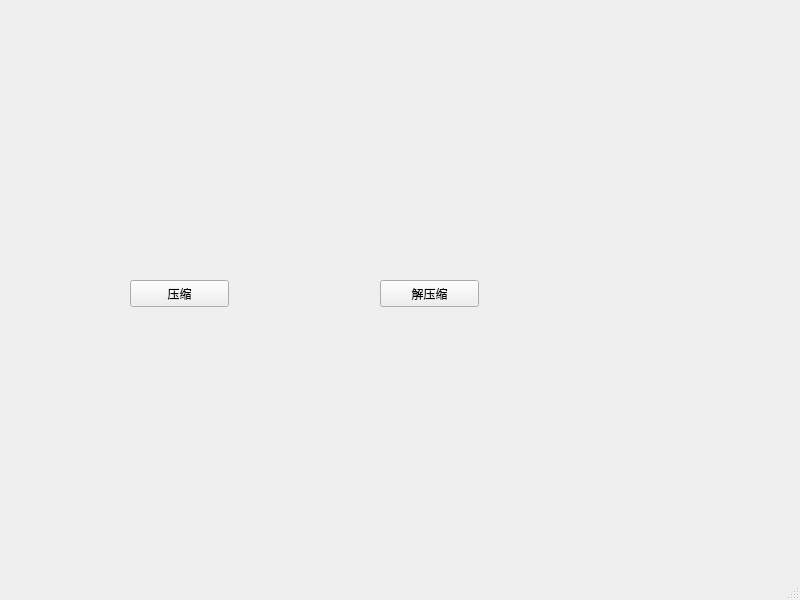
<?xml version="1.0" encoding="UTF-8"?>
<ui version="4.0">
 <class>MainWindow</class>
 <widget class="QMainWindow" name="MainWindow">
  <property name="geometry">
   <rect>
    <x>0</x>
    <y>0</y>
    <width>800</width>
    <height>600</height>
   </rect>
  </property>
  <property name="windowTitle">
   <string>MainWindow</string>
  </property>
  <widget class="QWidget" name="centralwidget">
   <widget class="QPushButton" name="btnZip">
    <property name="geometry">
     <rect>
      <x>130</x>
      <y>280</y>
      <width>99</width>
      <height>27</height>
     </rect>
    </property>
    <property name="text">
     <string>压缩</string>
    </property>
   </widget>
   <widget class="QPushButton" name="btnUnzip">
    <property name="geometry">
     <rect>
      <x>380</x>
      <y>280</y>
      <width>99</width>
      <height>27</height>
     </rect>
    </property>
    <property name="text">
     <string>解压缩</string>
    </property>
   </widget>
  </widget>
  <widget class="QMenuBar" name="menubar">
   <property name="geometry">
    <rect>
     <x>0</x>
     <y>0</y>
     <width>800</width>
     <height>25</height>
    </rect>
   </property>
  </widget>
  <widget class="QStatusBar" name="statusbar"/>
 </widget>
 <resources/>
 <connections/>
</ui>
